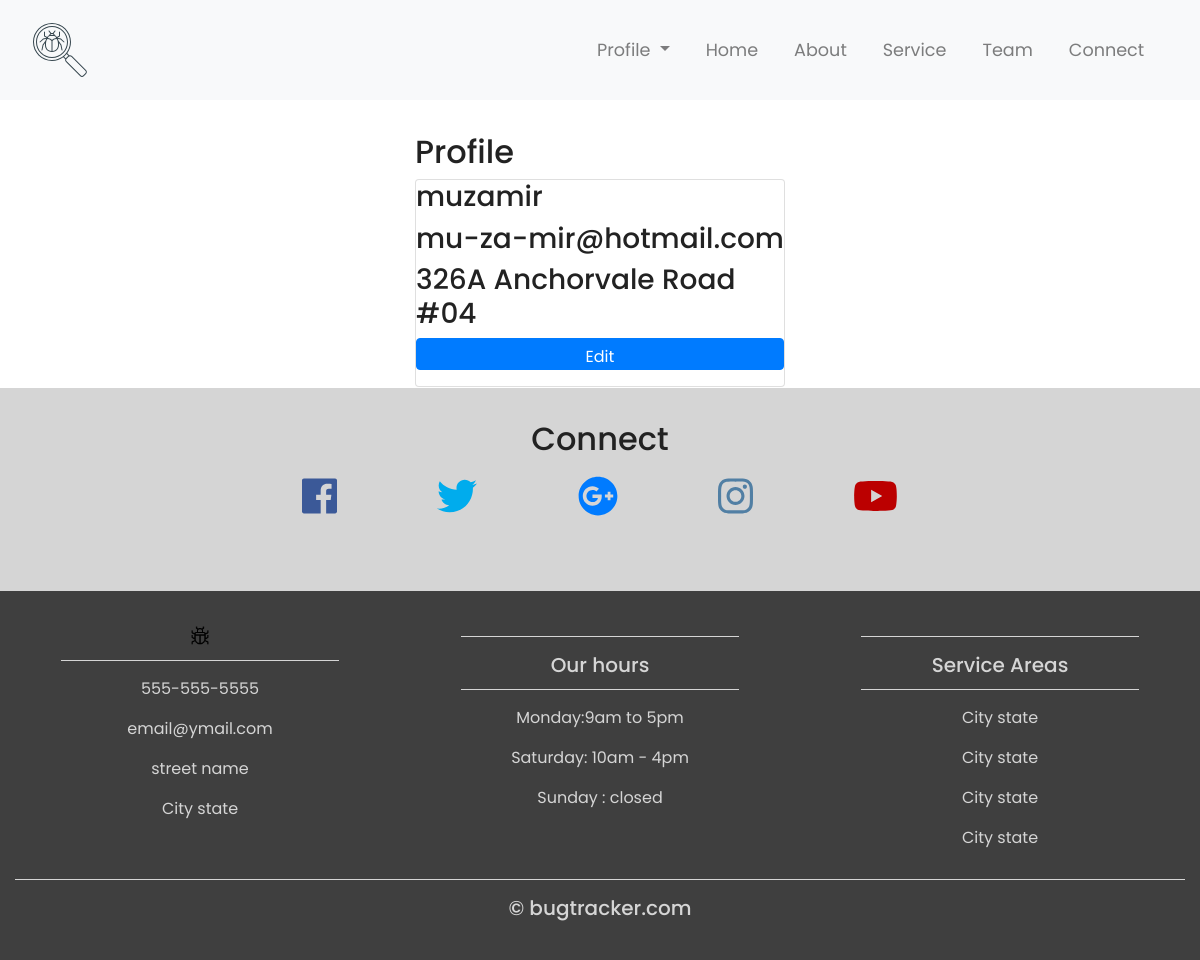
Screenshot of /users/2/profile (signed in) with the database file from the repository.
### users/models.py (models this page shows, shortened)
class CustomUser(AbstractUser):
    address = models.CharField(max_length=500, blank=True)

### users/views.py (the view)
# urls.py: path('<int:pk>/profile', views.DetailProfile.as_view(), name='profile'),
class DetailProfile(generic.DetailView):
        model = User
        template_name = 'profile.html'

### templates/profile.html (shortened to what this page needs)
{% extends 'base.html' %}
{% block content %}
<div class="col-sm-4">
</div>
<div class="container col-sm-4">
  <h2>Profile</h2>
  <div class="card">
    <h3>{{ user.username }}</h3>
    <h3>{{ user.email }}</h3>
    <h3>{{ user.address }}</h3>
    <a class="btn btn-primary" href="{% url 'edit-profile' user.id %}">Edit</a>
  </div>
  <div class="col-sm-4">
  </div>
{% endblock %}

### static/styles/main.css (style rules this page uses)
html,body { height: 100%; width:100%; font-family: 'Poppins', sans-serif; color: #222 }
.btn { margin-bottom:1rem; padding-bottom: 0rem; }
h2 { padding-top:2rem }

### rows the page displays
CustomUser: username "muzamir", email "mu-za-mir@hotmail.com", address "326A Anchorvale Road #04"
